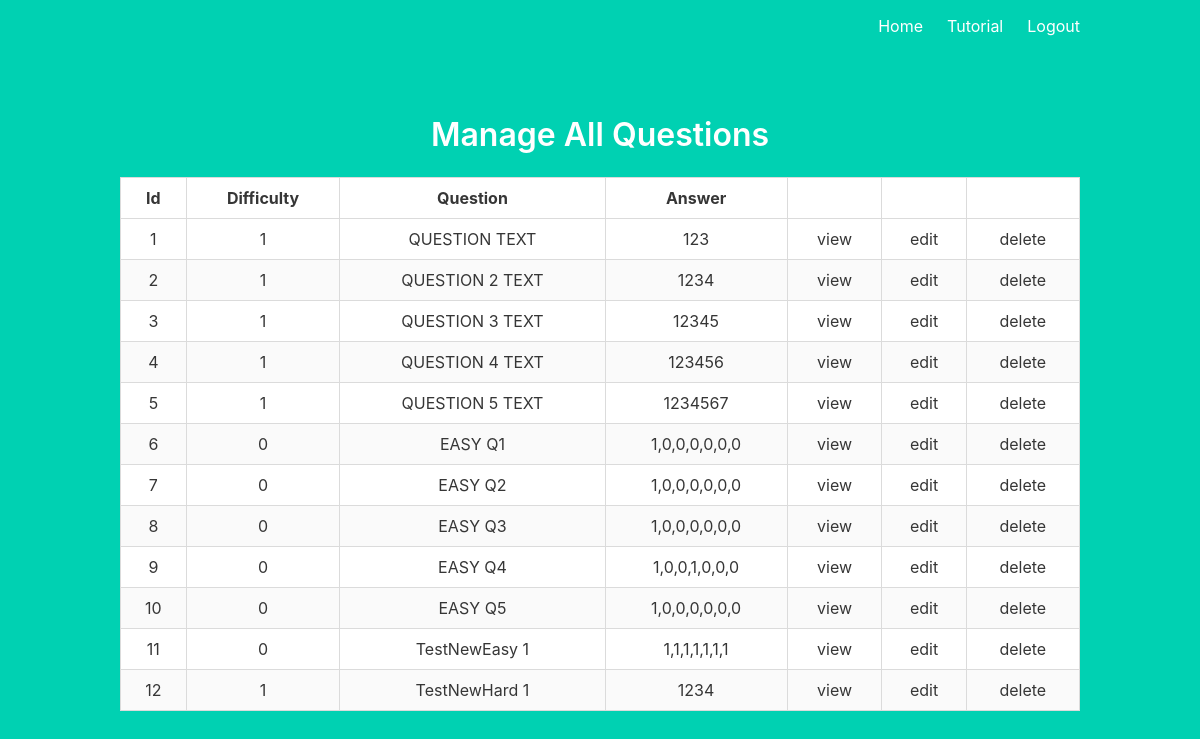
/allQuestions (signed in), run on the app's committed database.
### models.py (models this page shows)
class Questions(db.Model):
    id = db.Column(db.Integer, primary_key = True)
    question = db.Column(db.String(1000), nullable = False)
    answer = db.Column(db.String(1000), nullable = False)
    difficulty = db.Column(db.Integer, nullable = False)

### main.py (the view)
@main.route("/allQuestions")
@login_required
@teacher_required
def allQuestions():
    questions = Questions.query.all()
    print("All questions show: ", questions)
    return render_template("manageAllQuestions.html", questions=questions)

### main.py (called while the page is built)
def teacher_required(f):
    @wraps(f)
    def wrap(*args, **kwargs):
        print("current_user.teacher", current_user.teacher)
        if current_user.teacher == 1:
            return f(*args, **kwargs)
        elif current_user.teacher == 2:
            return f(*args, **kwargs)
        else:
            return redirect(url_for('main.index'))
    return wrap

### templates/manageAllQuestions.html (shortened to what this page needs)
{% extends "base.html" %}
{% block content%}
<h1 class="title">Manage All Questions</h1>
<table class="table is-bordered is-striped is-hoverable is-fullwidth">
    <thead>
        <tr>
            <th>Id</th>
            <th>Difficulty</th>
            <th>Question</th>
            <th>Answer</th>
            <th></th>
            <th></th>
            <th></th>
        </tr>
    </thead>
    <tbody>
        {% for q in questions %}
        <tr>
            <td>{{q.id}}</td>
            <td>{{q.difficulty}}</td>
            <td>{{q.question}}</td>
            <td>{{q.answer}}</td>
            <td><a href="/viewQuestion?id={{q.id}}">view</a></td>
            <td><a href="/editQuestion?id={{q.id}}">edit</a></td>
            <td><form action="/delQ?id={{q.id}}" method="POST">
                <a href="#" onclick="this.parentNode.submit()">delete</a>
                </form></td>
        </tr>
        {% endfor %}
    </tbody>
</table>
{% endblock %}

### data on the page
Questions: id "1", difficulty "1", question "QUESTION TEXT", answer "123"
Questions: id "2", difficulty "1", question "QUESTION 2 TEXT", answer "1234"
Questions: id "3", difficulty "1", question "QUESTION 3 TEXT", answer "12345"
Questions: id "4", difficulty "1", question "QUESTION 4 TEXT", answer "123456"
Questions: id "5", difficulty "1", question "QUESTION 5 TEXT", answer "1234567"
Questions: id "6", difficulty "0", question "EASY Q1", answer "1,0,0,0,0,0,0"
Questions: id "7", difficulty "0", question "EASY Q2", answer "1,0,0,0,0,0,0"
Questions: id "8", difficulty "0", question "EASY Q3", answer "1,0,0,0,0,0,0"
Questions: id "9", difficulty "0", question "EASY Q4", answer "1,0,0,1,0,0,0"
Questions: id "10", difficulty "0", question "EASY Q5", answer "1,0,0,0,0,0,0"
Questions: id "11", difficulty "0", question "TestNewEasy 1", answer "1,1,1,1,1,1,1"
Questions: id "12", difficulty "1", question "TestNewHard 1", answer "1234"
